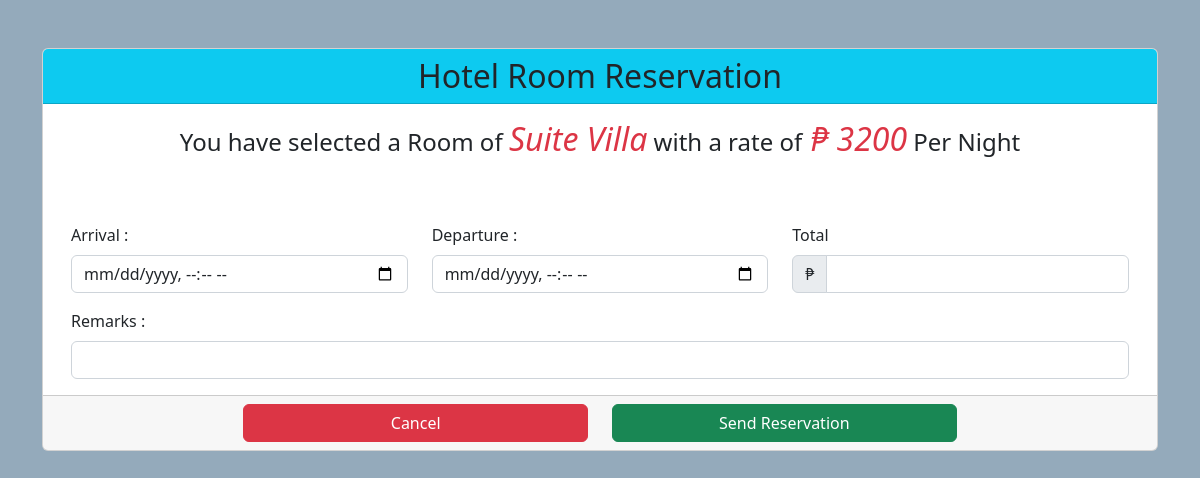
The page /bookroom.php?Id=2&rId=4 on the database as committed earlier.
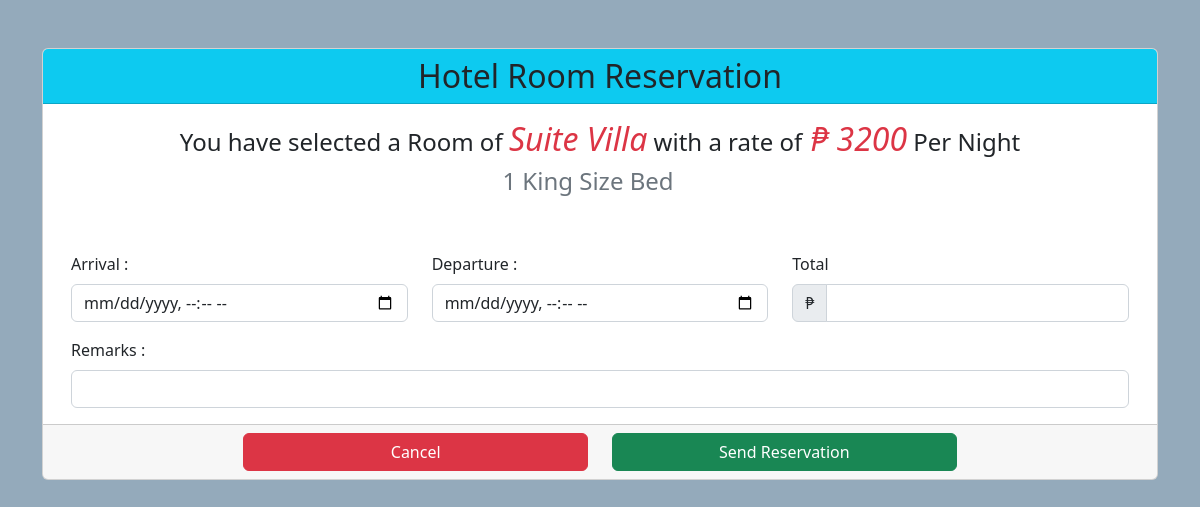
The same page on the database as committed later.
### tables this page shows
CREATE TABLE `tblroomtype` (
  `Id` int(11) NOT NULL,
  `Type` varchar(30) NOT NULL,
  `Description` varchar(255) NOT NULL,
  `Person` int(1) NOT NULL,
  `Rate` double NOT NULL
);

### bookroom.php (the view, shortened to what this page needs)
<?php
include 'config.php';
$Id = $_GET['Id'];
?>
<!DOCTYPE html>
<html lang="en">
<head>
    <link href="https://cdn.jsdelivr.net/npm/bootstrap@5.2.2/dist/css/bootstrap.min.css" rel="stylesheet">
</head>
<body style="background-color: #94AABB;">
    <?php
    $result = mysqli_query($conn, "SELECT * FROM tblroomType WHERE Id = $Id");
    $row = mysqli_fetch_assoc($result);
    ?>
    <div class="container">
        <div class="card mt-5 ">
            <h2 class="card-header text-center bg-info ">Hotel Room Reservation</h2>
            <div class="card-body">
                <div class="container">
                    <div class="row">
                        <div class="col text-center">
                            <h4> You have selected a Room of <span class="text-danger fs-2"><i><?php echo $row['Type'] ?></i></span> with a rate of<span class="text-danger fs-2"><i> ₱ <?php echo $row['Rate'] ?></i></span> Per Night </h4>
                        </div>
                        <div class="row text-center">
                            <div class="col">
                                <h4 class="text-secondary"><?php echo $row['Description'] ?></h4>
                            </div>
                        </div>
                    </div>
                    <form method="POST">
                        <div class="row mt-5">
                            <div class="col-lg-4">
                                <label class="form-label">Arrival : </label>
                                <input type="datetime-local" class="form-control" name="arrival" id="arrival" onchange="getDays()" required>
                            </div>
                            <div class="col-lg-4">
                                <label class="form-label">Departure : </label>
                                <input type="datetime-local" class="form-control" name="departure" id="departure" onchange="getDays()" required>
                            </div>
                            <div class="col-md-4">
                                <label for="" class="form-label">Total</label>
                                <div class="input-group">
                                    <div class="input-group-text">₱</div>
                                    <input type="number" class="form-control" name="total" id="total" required readonly>
                                </div>
                            </div>
                        </div>
                        <div class="row mt-3">
                            <div class="col">
                                <label for="" class="form-label">Remarks :</label>
                                <input type="text" class="form-control" name="remarks"></input>
                            </div>
                        </div>
                </div>
            </div>
            <div class="card-footer text-muted">
                <div class="row justify-content-center">
                    <div class="col-4">
                        <a href="rooms.php" class="btn btn-danger" style="width: 100%;">Cancel</a>
                    </div>
                    <div class="col-4">
                        <button type="submit" name="submit" class="btn btn-success" style="width: 100%;">Send Reservation</button>
                    </div>
                </div>
            </div>
        </div>
    </div>
</body>
</html>

Rows that differ between the two databases and show on the page:
changed tblroomtype "Suite Villa": Description (not shown) → "1 King Size Bed"
